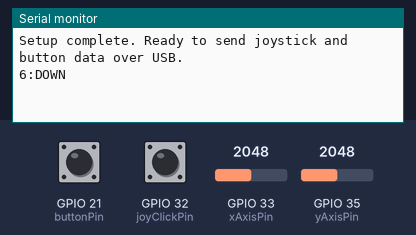
Bench run of a sketch on a simulated ESP32. Parts: the last lines printed to the serial monitor. Inputs (shaded band) come from the test bench; at power-on: GPIO 33 (xAxisPin) = 2048, GPIO 35 (yAxisPin) = 2048, GPIO 21 (buttonPin) HIGH, GPIO 32 (joyClickPin) HIGH.

Above: at 1.2 s.
1.3 s: GPIO 33 (xAxisPin) set to 2340
At 2.5 s:
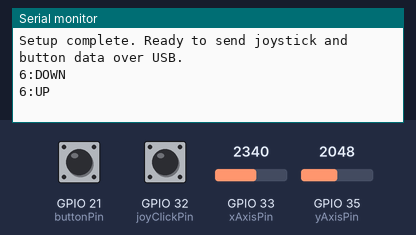
2.8 s: GPIO 35 (yAxisPin) set to 1660
At 4.0 s:
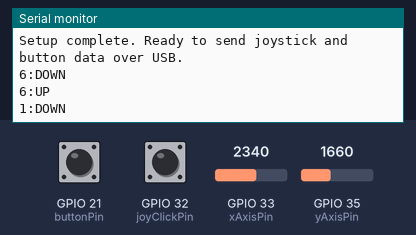
4.3 s: GPIO 21 (buttonPin) pulled LOW for 0.15 s
At 5.1 s:
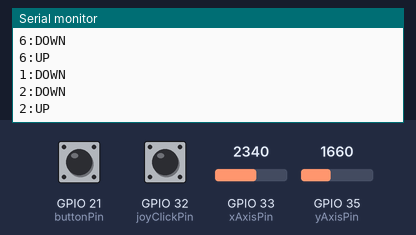
5.9 s: GPIO 32 (joyClickPin) pulled LOW for 0.15 s
At 6.7 s:
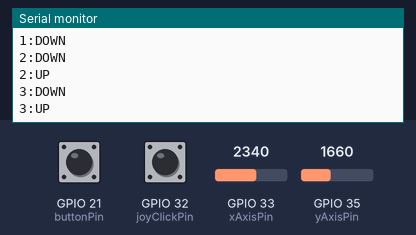
7.5 s: GPIO 35 (yAxisPin) set to 1740
At 8.7 s:
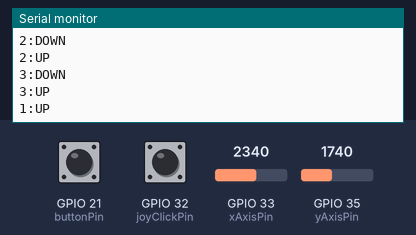
9.0 s: GPIO 33 (xAxisPin) set to 3340
At 10.1 s:
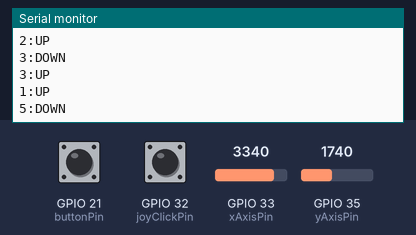
Timing chart, 0 to 11.5 s (numbered marks = the images above; inputs shaded):
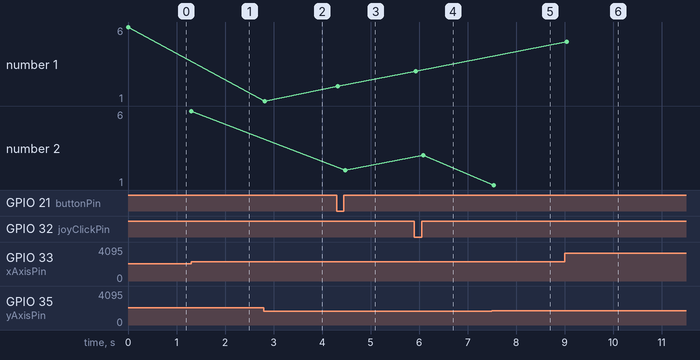

The sketch:

bmo-controller.ino
```cpp
#include <WiFi.h>

// Pin definitions
const int xAxisPin = 33;
const int yAxisPin = 35;
const int joyClickPin = 32;  // Joystick button pin
const int buttonPin = 21;    // Separate button pin

void setup() {
  Serial.begin(115200);  // USB serial connection

  pinMode(xAxisPin, INPUT);
  pinMode(yAxisPin, INPUT);
  pinMode(joyClickPin, INPUT_PULLUP);  // Joystick button (active low)
  pinMode(buttonPin, INPUT_PULLUP);    // Separate button (active low)

  Serial.println("Setup complete. Ready to send joystick and button data over USB.");
}

// Activation state variables
bool isDownActivated = false;
bool isLeftActivated = false;
bool isRightActivated = false;
bool isJoyClickActivated = false;  // Joystick click state
bool isButtonActivated = false;    // Separate button state

int downThreshold = 1700;
int leftThreshold = 2300;
int rightThreshold = 3300;
int deadZone = 500;

void loop() {
  int xValue = analogRead(xAxisPin);
  int yValue = analogRead(yAxisPin);

//  xValue = applyDeadZone(xValue, 2993);
//  yValue = applyDeadZone(yValue, 2993);
//  Serial.print("(");
//  Serial.print(xValue);
//  Serial.print(", ");
//  Serial.print(yValue);
//  Serial.print(")");
//  Serial.println();

  // Check joystick directions
  checkDownPosition(yValue);
  checkLeftPosition(xValue);
  checkRightPosition(xValue);

  // Check joystick click and separate button
  checkJoystickClick();
  checkButton();

  delay(50);
}

int applyDeadZone(int value, int midpoint) {
  if (abs(value - midpoint) < deadZone) {
    Serial.println("neutral");
    return midpoint;
  }
  return value;
}

// Check joystick "down" direction
void checkDownPosition(int value) {
  if (isDownActivated && value >= downThreshold) {
    isDownActivated = false;
//    Serial.print("down released: ");
//    Serial.print(value);
//    Serial.println();
    Serial.println("1:UP");  // Send "down released" signal over USB
  }
  if (!isDownActivated && value < downThreshold) {
    isDownActivated = true;
//    Serial.print("down activated: ");
//    Serial.print(value);
//    Serial.println();
    Serial.println("1:DOWN");  // Send "down activated" signal over USB
  }
}

// Check joystick "left" direction
void checkLeftPosition(int value) {
  if (isLeftActivated && value > leftThreshold) {
    isLeftActivated = false;
//    Serial.print("left released: ");
//    Serial.print(value);
//    Serial.print(" > ");
//    Serial.print(leftThreshold);
//    Serial.println();
    Serial.println("6:UP");  // Send "left released" signal over USB
  }
  if (!isLeftActivated && value <= leftThreshold) {
    isLeftActivated = true;
//    Serial.print("left activated: ");
//    Serial.print(value);
//    Serial.print(" <= ");
//    Serial.print(leftThreshold);
//    Serial.println();
    Serial.println("6:DOWN");  // Send "left activated" signal over USB
  }
}

// Check joystick "right" direction
void checkRightPosition(int value) {
  if (isRightActivated && value < rightThreshold) {
    isRightActivated = false;
//    Serial.print("right released: ");
//    Serial.print(value);
//    Serial.println();
    Serial.println("5:UP");  // Send "right released" signal over USB
  }
  if (!isRightActivated && value >= rightThreshold) {
    isRightActivated = true;
//    Serial.print("right activated: ");
//    Serial.print(value);
//    Serial.println();
    Serial.println("5:DOWN");  // Send "right activated" signal over USB
  }
}

// Check joystick click button (pin 32)
void checkJoystickClick() {
  int joyClickState = digitalRead(joyClickPin);
  if (isJoyClickActivated && joyClickState == HIGH) {
    isJoyClickActivated = false;
//    Serial.println("joystick click released");
    Serial.println("3:UP");  // Send "joystick click released" signal over USB
  }
  if (!isJoyClickActivated && joyClickState == LOW) {
    isJoyClickActivated = true;
//    Serial.println("joystick click activated");
    Serial.println("3:DOWN");  // Send "joystick click pressed" signal over USB
  }
}

// Check separate button (pin 21)
void checkButton() {
  int buttonState = digitalRead(buttonPin);
  if (isButtonActivated && buttonState == HIGH) {
    isButtonActivated = false;
//    Serial.println("button released");
    Serial.println("2:UP");  // Send "button released" signal over USB
  }
  if (!isButtonActivated && buttonState == LOW) {
    isButtonActivated = true;
//    Serial.println("button activated");
    Serial.println("2:DOWN");  // Send "button pressed" signal over USB
  }
}
```

Measured:
- after the input at 1.3 s, the serial monitor: prints a new line at once (image 1)
- after the input at 2.8 s, the serial monitor: prints a new line at once (image 2)
- after the input at 4.3 s, the serial monitor: prints a new line at once (image 3)
- after the input at 5.9 s, the serial monitor: prints a new line at once (image 4)
- after the input at 7.5 s, the serial monitor: prints a new line at once (image 5)
- after the input at 9.0 s, the serial monitor: prints a new line after 0.05 s (image 6)
- plotted number 1: 6 → 1 after the input at 2.8 s, 1 → 2 after the input at 4.3 s, 2 → 3 after the input at 5.9 s, 3 → 5 after the input at 9.0 s
- plotted number 2: 6 → 2 after the input at 4.3 s, 2 → 3 after the input at 5.9 s, 3 → 1 after the input at 7.5 s
